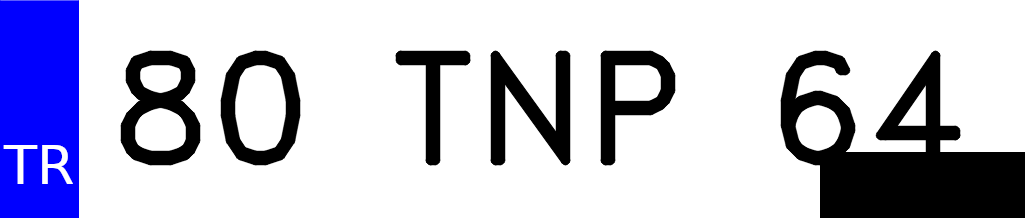
#> input picture degraded/corrupt_1/80-TNP-64.png, 1025 x 218 px, found by its file name
$ python filal_eval.py
#> lines starting #> are read from the running program, lines starting #| are printed output that depends on the picture; after the words box and inside, x2 and y2 are one past the last pixel; in counts of white or black regions, pixels touching at a corner belong together
import cv2
import numpy as np
import pytesseract
import os
import re
import time
import csv
from collections import Counter

# ==========================================
# 🎯 Ultimate Full-Volume Scoring Configuration
# ==========================================
# ⚠️ Ensure your Tesseract path is correct
pytesseract.pytesseract.tesseract_cmd = r'C:\Program Files\Tesseract-OCR\tesseract.exe'

# 🌟 Switch the category you want to run! (Options: 'BLUR', 'NOISE', 'ILLUM', 'CORRUPT')
CURRENT_TASK = 'CORRUPT'

MAX_TEST_IMAGES = 100000  # Set to 100000 for full-volume testing
CROP_RATIO = 0.08
PLATE_LENGTH = 7
OCR_CONFIG = r'--oem 3 --psm 7 -c tessedit_char_whitelist=ABCDEFGHIJKLMNOPQRSTUVWXYZ0123456789'

# Automatically map folders
TASK_FOLDERS = {
    'BLUR': ['blur_1', 'blur_2', 'blur_3'],
    'NOISE': ['noise_1', 'noise_2', 'noise_3'],
    'ILLUM': ['illum_1', 'illum_2', 'illum_3'],
    'CORRUPT': ['corrupt_1', 'corrupt_2', 'corrupt_3']
}
TARGET_FOLDERS = TASK_FOLDERS[CURRENT_TASK]

# ==========================================
# 1. Core Text Rule Engine and Helper Functions
# ==========================================
def get_ground_truth(filename):
    return re.sub(r'[^A-Z0-9]', '', os.path.splitext(filename)[0].upper())

def clean_ocr_text(text):
    return re.sub(r'[^A-Z0-9]', '', text.upper())

def fixed_length_text(text, plate_len=7, pad_char='#'):
    return text[:plate_len].ljust(plate_len, pad_char)

# [88 lines left out: functions levenshtein_distance, calc_character_accuracy, positional_error_count, plate_pattern_score, normalize_plate_text_v3, not called in this run]

# ==========================================
# 2. 🌟 preprocessing
# ==========================================
def apply_preprocessing(cropped_bgr, task, folder_name):
    gray = cv2.cvtColor(cropped_bgr, cv2.COLOR_BGR2GRAY)

    if task == 'BLUR':
        # CLAHE
        enlarged = cv2.resize(gray, None, fx=2.0, fy=2.0, interpolation=cv2.INTER_CUBIC)
        clahe = cv2.createCLAHE(clipLimit=2.0, tileGridSize=(8, 8))
        return clahe.apply(enlarged)

    elif task == 'NOISE':
        if folder_name == 'noise_1':
            denoised = cv2.bilateralFilter(gray, 5, 50, 50)
            _, processed = cv2.threshold(
                denoised, 0, 255,
                cv2.THRESH_BINARY + cv2.THRESH_OTSU
            )
            return processed

        elif folder_name == 'noise_2':
            denoised = cv2.bilateralFilter(gray, 7, 75, 75)
            _, processed = cv2.threshold(
                denoised, 0, 255,
                cv2.THRESH_BINARY + cv2.THRESH_OTSU
            )
            return processed

        else:  # noise_3
            return cv2.medianBlur(gray, 3)

    elif task == 'ILLUM':
        clahe = cv2.createCLAHE(clipLimit=2.0, tileGridSize=(8, 8))
        clahe_img = clahe.apply(gray)
        return cv2.adaptiveThreshold(clahe_img, 255, cv2.ADAPTIVE_THRESH_GAUSSIAN_C, cv2.THRESH_BINARY, 21, 5)

    elif task == 'CORRUPT':
        _, binary_inv = cv2.threshold(gray, 0, 255, cv2.THRESH_BINARY_INV + cv2.THRESH_OTSU)
        if folder_name == 'corrupt_3':
            kernel = np.ones((5, 5), np.uint8)
            processed_inv = cv2.morphologyEx(binary_inv, cv2.MORPH_CLOSE, kernel)
        elif folder_name == 'corrupt_2':
            kernel = np.ones((3, 3), np.uint8)
            processed_inv = cv2.morphologyEx(binary_inv, cv2.MORPH_OPEN, kernel)
        else:
            processed_inv = binary_inv
        return cv2.bitwise_not(processed_inv)

    return gray

def print_progress(iteration, total, prefix='', length=40):
    if total == 0: return
    percent = f"{100 * (iteration / float(total)):.1f}"
    filled_length = int(length * iteration // total)
    bar = '█' * filled_length + '-' * (length - filled_length)
    print(f'\r{prefix} |{bar}| {percent}% ({iteration}/{total})', end='\r')
    if iteration == total: print()

# ==========================================
# 3. main pipeline and csv output
# ==========================================
def main():
    base_dir = 'dataset'
    overall_start = time.time()

    print(f"🚀 start [{CURRENT_TASK}] category...")
    print(f"🧪 max test batch size = {MAX_TEST_IMAGES} per folder\n")

    summary_rows = []

    for folder in TARGET_FOLDERS:
        folder_path = os.path.join(base_dir, 'degraded', folder)
        if not os.path.exists(folder_path):
            print(f"⚠️ skip: {folder_path}")
            continue

        files = sorted([f for f in os.listdir(folder_path) if f.lower().endswith(('.png', '.jpg'))])[:MAX_TEST_IMAGES]
        if not files: continue

        total_images = len(files)
        exact_matches = 0
        total_char_acc = 0.0

        error_count_dist = Counter()
        edit_distance_dist = Counter()
        confusion_counter = Counter()
        position_confusions = [Counter() for _ in range(PLATE_LENGTH)]
        details_rows = []

        folder_start = time.time()
        prefix = f"🔥 running [{folder:^10}]"
        print_progress(0, total_images, prefix=prefix)

        for i, f in enumerate(files, 1):
            img_path = os.path.join(folder_path, f)
            img = cv2.imread(img_path)
#> img is the input picture: shape (218, 1025, 3); mean B, G, R 209.8, 191.2, 191.2
            if img is None: continue

            # 1. crop + preprocess
            h, w = img.shape[:2]
#> h = 218; w = 1025
            cropped = img[:, int(w * CROP_RATIO):]
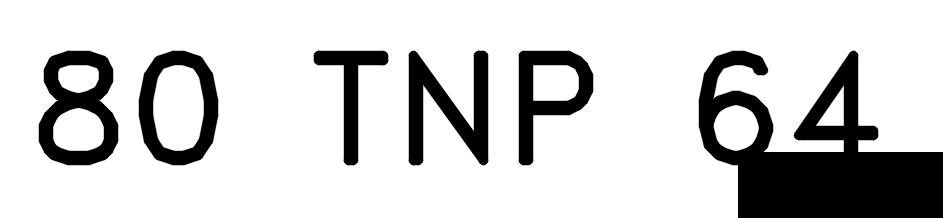
#> cropped: shape (218, 943, 3); min 0, max 255, mean 205.9
            processed = apply_preprocessing(cropped, CURRENT_TASK, folder)
#> in apply_preprocessing, `_, binary_inv = cv2.threshold(gray, 0, 255, cv2.THRESH_BINARY_INV + cv..`:
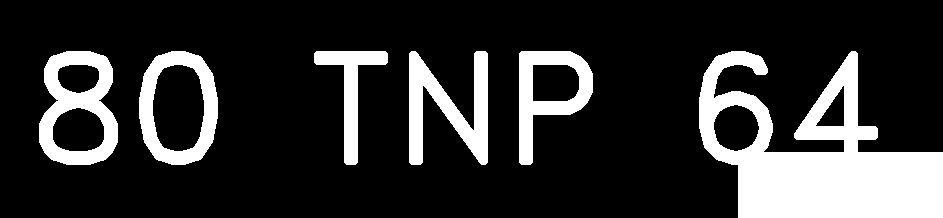
#> binary_inv: shape (218, 943); 19.1% white; 6 white regions, box (x1, y1, x2, y2) and area: (699, 51, 943, 218) 20558, (39, 51, 118, 165) 4593, (409, 51, 488, 165) 4324, (139, 51, 218, 165) 3798, (519, 51, 593, 165) 3501, (314, 51, 388, 165) 2418

            # 2. OCR with normalization
            raw_text = pytesseract.image_to_string(processed, config=OCR_CONFIG)
            pred_text = normalize_plate_text_v3(raw_text)
            gt_text = get_ground_truth(f)

            # 3. performance evaluation
            is_exact_match = (gt_text == pred_text)
            char_acc = calc_character_accuracy(gt_text, pred_text)
            edit_dist = levenshtein_distance(gt_text, pred_text)
            pos_errs = positional_error_count(gt_text, pred_text, PLATE_LENGTH)

            if is_exact_match: exact_matches += 1
            total_char_acc += char_acc
            error_count_dist[pos_errs] += 1
            edit_distance_dist[edit_dist] += 1

            # 4. positional and detail records
            gt_fixed = fixed_length_text(gt_text, PLATE_LENGTH)
            pred_fixed = fixed_length_text(pred_text, PLATE_LENGTH)

            row = {
                'Image': f, 'Ground Truth': gt_text, 'OCR Output': pred_text,
                'Exact Match': 'Yes' if is_exact_match else 'No',
                'Edit Distance': edit_dist, 'Positional Errors': pos_errs,
                'Char Accuracy (%)': f"{char_acc * 100:.2f}"
            }

            for pos in range(PLATE_LENGTH):
                gt_c, pred_c = gt_fixed[pos], pred_fixed[pos]
                row[f'GT_P{pos+1}'], row[f'Pred_P{pos+1}'], row[f'Match_P{pos+1}'] = gt_c, pred_c, 1 if gt_c == pred_c else 0
                if gt_c != pred_c:
                    confusion_counter[(gt_c, pred_c)] += 1
                    position_confusions[pos][(gt_c, pred_c)] += 1

            details_rows.append(row)
            # refresh
            if i % 100 == 0 or i == total_images:
                print_progress(i, total_images, prefix=prefix)

        # ==========================================
        # 💾 CSV save
        # ==========================================
        folder_time = time.time() - folder_start
        exact_pct = (exact_matches / total_images) * 100
        char_acc_pct = (total_char_acc / total_images) * 100

        summary_rows.append({
            'Task': CURRENT_TASK, 'Level': folder, 'Num Images': total_images,
            'Exact Match (%)': f"{exact_pct:.2f}", 'Char Accuracy (%)': f"{char_acc_pct:.2f}",
            'Time (s)': f"{folder_time:.2f}"
        })

        # deatils CSV with per-image records and positional breakdown
        details_csv = f'final_eval_{folder}_details.csv'
        with open(details_csv, 'w', newline='', encoding='utf-8') as f_csv:
            fieldnames = ['Image', 'Ground Truth', 'OCR Output', 'Exact Match', 'Edit Distance', 'Positional Errors', 'Char Accuracy (%)']
            for pos in range(PLATE_LENGTH): fieldnames += [f'GT_P{pos+1}', f'Pred_P{pos+1}', f'Match_P{pos+1}']
            writer = csv.DictWriter(f_csv, fieldnames=fieldnames)
            writer.writeheader()
            writer.writerows(details_rows)

        with open(f'final_eval_{folder}_error_dist.csv', 'w', newline='', encoding='utf-8') as f_csv:
            writer = csv.DictWriter(f_csv, fieldnames=['Num Wrong Positions', 'Count', 'Percentage (%)'])
            writer.writeheader()
            for k in range(PLATE_LENGTH + 1):
                writer.writerow({'Num Wrong Positions': k, 'Count': error_count_dist[k], 'Percentage (%)': f"{(error_count_dist[k] / total_images) * 100:.2f}"})

        with open(f'final_eval_{folder}_edit_dist.csv', 'w', newline='', encoding='utf-8') as f_csv:
            writer = csv.DictWriter(f_csv, fieldnames=['Edit Distance', 'Count', 'Percentage (%)'])
            writer.writeheader()
            for k in sorted(edit_distance_dist.keys()):
                writer.writerow({'Edit Distance': k, 'Count': edit_distance_dist[k], 'Percentage (%)': f"{(edit_distance_dist[k] / total_images) * 100:.2f}"})

        with open(f'final_eval_{folder}_confusions.csv', 'w', newline='', encoding='utf-8') as f_csv:
            writer = csv.DictWriter(f_csv, fieldnames=['GT Char', 'Pred Char', 'Count'])
            writer.writeheader()
            for (gt_c, pred_c), count in confusion_counter.most_common():
                writer.writerow({'GT Char': gt_c, 'Pred Char': pred_c, 'Count': count})

        with open(f'final_eval_{folder}_pos_confusions.csv', 'w', newline='', encoding='utf-8') as f_csv:
            writer = csv.DictWriter(f_csv, fieldnames=['Position', 'GT Char', 'Pred Char', 'Count'])
            writer.writeheader()
            for pos in range(PLATE_LENGTH):
                for (gt_c, pred_c), count in position_confusions[pos].most_common():
                    writer.writerow({'Position': pos + 1, 'GT Char': gt_c, 'Pred Char': pred_c, 'Count': count})

        print(f"📊 {folder} evaluation completed! Exact Match: {exact_pct:.2f}% | Time: {folder_time:.2f}s")
        print(f"💾 Data saved to final_eval_{folder}_*.csv files\n")

    # Overall summary CSV
    summary_csv = f'final_eval_{CURRENT_TASK}_summary.csv'
    with open(summary_csv, 'w', newline='', encoding='utf-8') as f_csv:
        writer = csv.DictWriter(f_csv, fieldnames=['Task', 'Level', 'Num Images', 'Exact Match (%)', 'Char Accuracy (%)', 'Time (s)'])
        writer.writeheader()
        writer.writerows(summary_rows)

    print("=" * 70)
    print(f"✅ [{CURRENT_TASK}] Overall evaluation completed! Summary: {summary_csv}")
    print(f"⏱️ Total time: {time.time() - overall_start:.2f}s")
    print("=" * 70)

if __name__ == "__main__":
    main()
#> (the call stopped at in main, `raw_text = pytesseract.image_to_string(processed, config=OCR_CONFIG)`: pytesseract is not available in this run)
